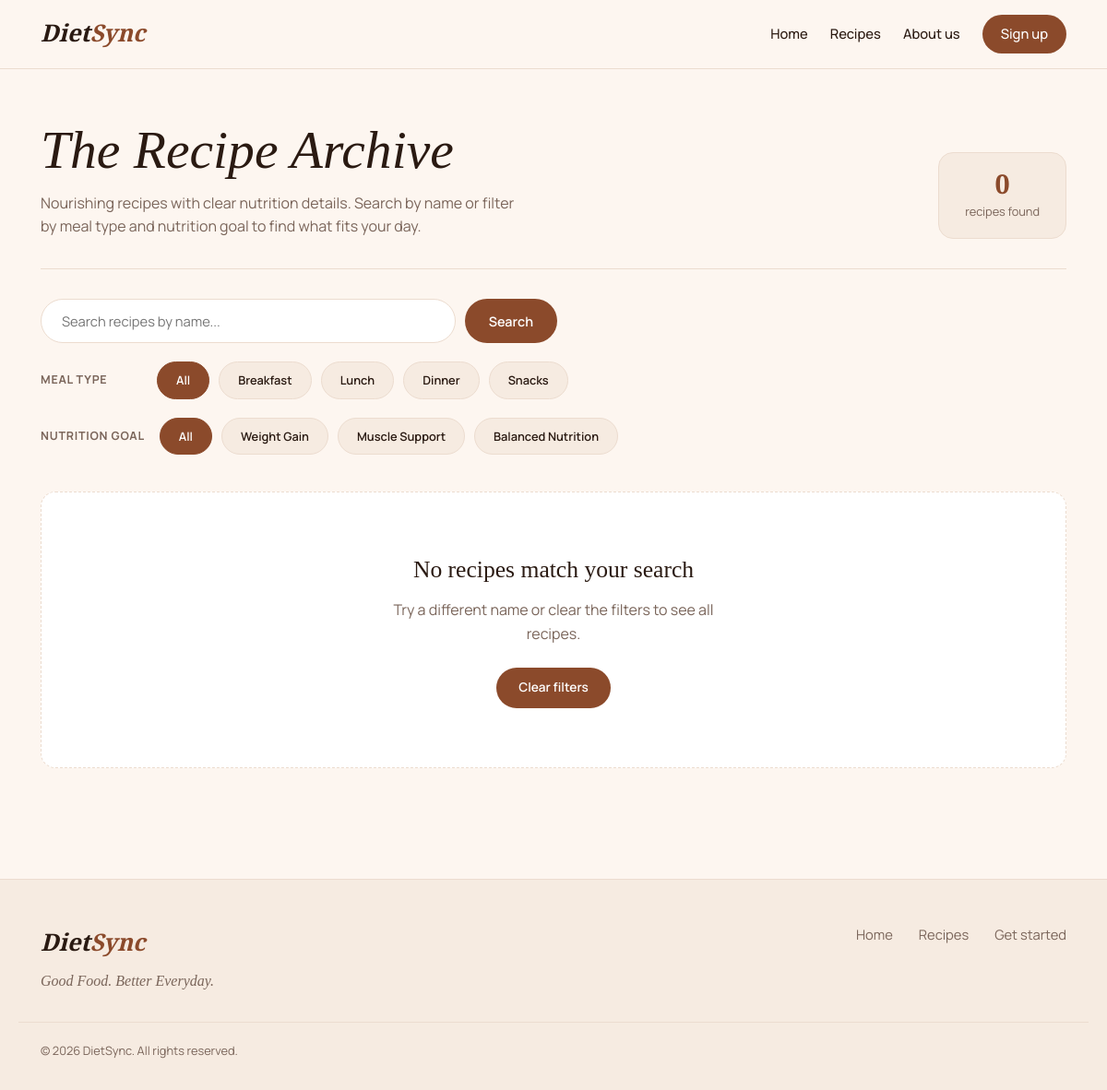
Before: /recipes/ with the older database file.
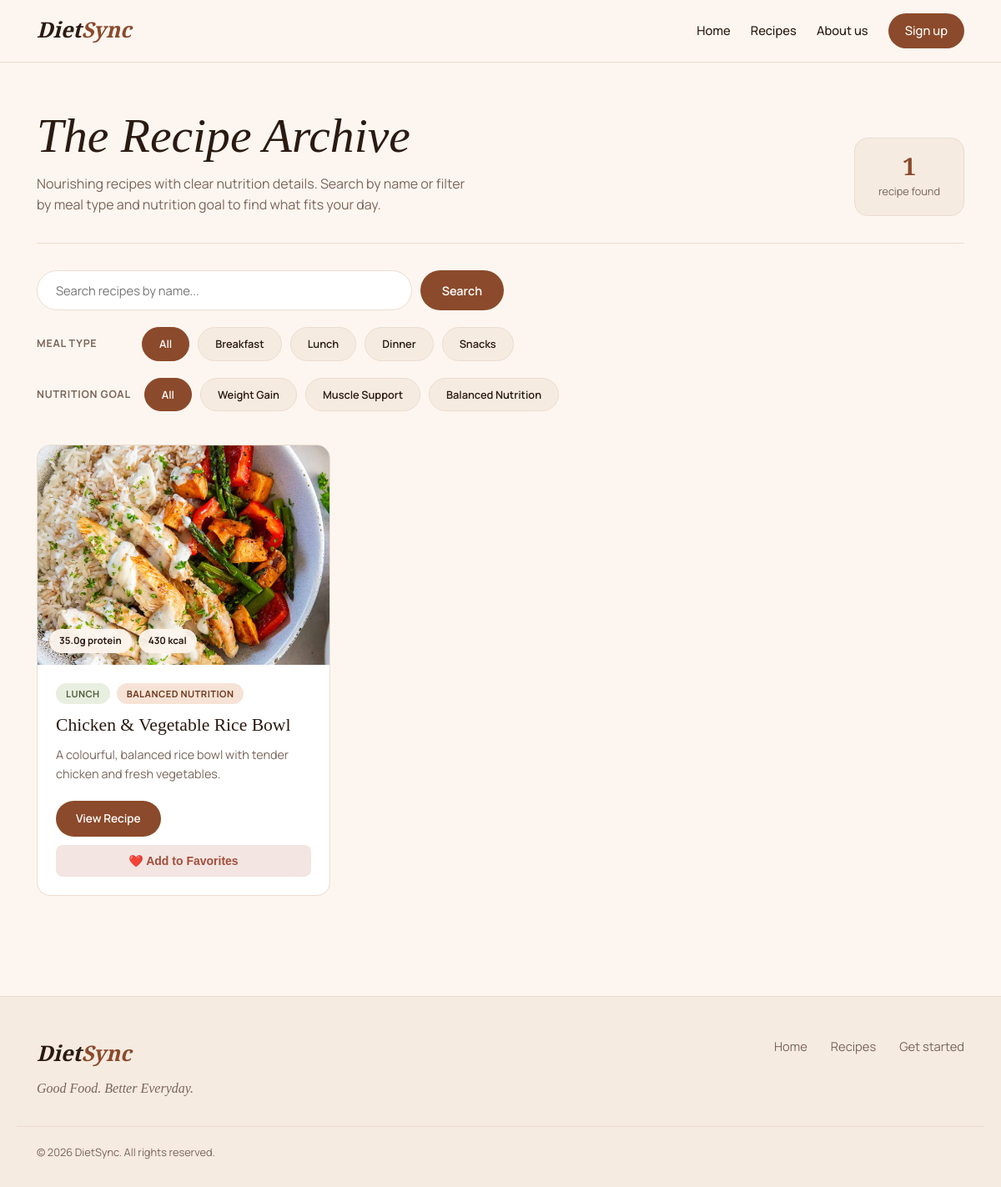
After: the same page with the newer database file.
### core/models.py (models this page shows, shortened)
class Recipe(models.Model):
    MEAL_TYPES = [
        ("breakfast", "Breakfast"),
        ("lunch", "Lunch"),
        ("dinner", "Dinner"),
        ("snack", "Snacks"),
    ]
    CATEGORIES = [
        ("weight_gain", "Weight Gain"),
        ("muscle_support", "Muscle Support"),
        ("balanced", "Balanced Nutrition"),
    ]
    title = models.CharField(max_length=200)
    description = models.TextField()
    image = models.ImageField(upload_to="recipes/")
    ingredients = models.TextField()
    instructions = models.TextField()
    calories = models.IntegerField(blank=True, null=True)
    protein = models.FloatField(blank=True, null=True)
    carbs = models.FloatField(blank=True, null=True)
    fat = models.FloatField(blank=True, null=True)
    is_featured = models.BooleanField(default=False)
    created_at = models.DateTimeField(auto_now_add=True)
    meal_type = models.CharField(max_length=20, choices=MEAL_TYPES, blank=True)
    nutrition_category = models.CharField(max_length=20, choices=CATEGORIES, blank=True)

### core/views.py (the view)
# urls.py: path("recipes/", recipes_view, name="recipes"),
def recipes_view(request):
    recipes = Recipe.objects.all()
    q = request.GET.get("q", "")
    meal_type = request.GET.get("meal_type", "")
    nutrition = request.GET.get("nutrition", "")
    if q:
        recipes = recipes.filter(title__icontains=q)
    if meal_type:
        recipes = recipes.filter(meal_type=Recipe.MEAL_TYPES)
    if nutrition:
        recipes = recipes.filter(nutrition_category=Recipe.CATEGORIES)
    return render(request, "recipes.html", {"recipes": recipes,"q": q,"meal_type": meal_type,"nutrition": nutrition,"meal_types": Recipe.MEAL_TYPES,"nutrition_categories": Recipe.CATEGORIES,})

### core/templates/recipes.html (shortened to what this page needs)
{% extends "core_base.html" %}
{% load static %}
{% block extra_css %}
<link rel="stylesheet" href="{% static 'css/recipes.css' %}">
{% endblock %}
{% block content %}
<section class="recipes-page">
<div class="rp-container">
<div class="rp-header">
<div class="rp-header-text">
<h1>The Recipe Archive</h1>
<p>Nourishing recipes with clear nutrition details. Search by name or filter by meal type and nutrition goal to find what fits your day.</p>
</div>
<div class="rp-count">
<strong>{{ recipes|length }}</strong>
<span>{{ recipes|length|pluralize:"recipe,recipes" }} found</span>
</div>
</div>
<div class="rp-controls">
<form method="get" action="{% url 'recipes' %}" class="rp-search">
<input type="text" name="q" value="{{ q }}" placeholder="Search recipes by name...">
<button type="submit">Search</button>
</form>
<div class="rp-filter-group">
<span class="rp-filter-label">Meal type</span>
<div class="rp-pills">
<a href="{% url 'recipes' %}?q={{ q|urlencode }}&nutrition={{ nutrition }}" class="rp-pill {% if not meal_type %}active{% endif %}">All</a>
{% for value, label in meal_types %}
<a href="{% url 'recipes' %}?q={{ q|urlencode }}&meal_type={{ value }}&nutrition={{ nutrition }}" class="rp-pill {% if meal_type == value %}active{% endif %}">{{ label }}</a>
{% endfor %}
</div>
</div>
<div class="rp-filter-group">
<span class="rp-filter-label">Nutrition goal</span>
<div class="rp-pills">
<a href="{% url 'recipes' %}?q={{ q|urlencode }}&meal_type={{ meal_type }}" class="rp-pill {% if not nutrition %}active{% endif %}">All</a>
{% for value, label in nutrition_categories %}
<a href="{% url 'recipes' %}?q={{ q|urlencode }}&meal_type={{ meal_type }}&nutrition={{ value }}" class="rp-pill {% if nutrition == value %}active{% endif %}">{{ label }}</a>
{% endfor %}
</div>
</div>
</div>
{% if recipes %}
<div class="rp-grid">
{% for recipe in recipes %}
<article class="rp-card">
<div class="rp-media">
{% if recipe.image %}
<img src="{{ recipe.image.url }}" alt="{{ recipe.title }}">
{% else %}
<div class="rp-media-blank"></div>
{% endif %}
<div class="rp-chips">
{% if recipe.protein %}<span>{{ recipe.protein }}g protein</span>{% endif %}
{% if recipe.calories %}<span>{{ recipe.calories }} kcal</span>{% endif %}
</div>
</div>
<div class="rp-body">
<div class="rp-tags">
{% if recipe.meal_type %}<span class="rp-tag">{{ recipe.get_meal_type_display }}</span>{% endif %}
{% if recipe.nutrition_category %}<span class="rp-tag rp-tag-alt">{{ recipe.get_nutrition_category_display }}</span>{% endif %}
</div>
<h3>{{ recipe.title }}</h3>
<p class="rp-desc">{{ recipe.description|truncatewords:20 }}</p>
<a href="/recipes/{{ recipe.pk }}/" class="rp-btn">View Recipe</a>
<form method="POST" action="{% url 'favorite_toggle' recipe.id %}">
    <button type="submit" class="favorite-button">
        ❤️ Add to Favorites
    </button>
</form>
</div>
</article>
{% endfor %}
</div>
{% else %}
<div class="rp-empty">
<h3>No recipes match your search</h3>
<p>Try a different name or clear the filters to see all recipes.</p>
<a href="{% url 'recipes' %}" class="rp-btn">Clear filters</a>
</div>
{% endif %}
</div>
</section>
{% endblock %}

### core/templates/core_base.html (shortened to what this page needs)
{% load static %}
<!DOCTYPE html>
<html lang="en">
<head>
<link rel="stylesheet" href="{% static 'css/base.css' %}">
{% block extra_css %}{% endblock %}
</head>
<body>
<header class="site-header">
<div class="site-header-inner">
<a href="/" class="logo">Diet<span>Sync</span></a>
<nav class="site-nav">
<a href="/">Home</a>
<a href="{% url 'recipes' %}">Recipes</a>
<a href="{% url 'about' %}">About us</a>
    {% if user.is_authenticated %}
        <a href="/accounts/logout/">Log out</a>
        <a href="/dashboard/">Dashboard</a>
    {% else %}
        <a href="/accounts/register/" class="nav-btn">Sign up</a>
    {% endif %}
</nav>
</div>
</header>
<main>
{% block content %}{% endblock %}
</main>
<footer class="site-footer">
<div class="site-footer-inner">
<div class="footer-brand">
<a href="/" class="logo">Diet<span>Sync</span></a>
<p>Good Food. Better Everyday.</p>
</div>
<div class="footer-links">
<a href="/">Home</a>
<a href="/recipes/">Recipes</a>
<a href="/accounts/register/">Get started</a>
</div>
</div>
<div class="footer-bottom">
<p>&copy; 2026 DietSync. All rights reserved.</p>
</div>
</footer>
</body>
</html>

### core/static/css/base.css (style rules this page uses)
:root { --bg: #fdf6f0; --bg-soft: #f6ebe1; --surface: #ffffff; --brown: #8b4a2b; --brown-dark: #6f3a20; --text: #2a1a12; --muted: #7a655a; --line: #ecdccf; --radius: 16px; }
* { box-sizing: border-box; margin: 0; padding: 0; }
html { scroll-behavior: smooth; }
body { font-family: "Manrope", sans-serif; background: var(--bg); color: var(--text); line-height: 1.6; }
a { color: inherit; text-decoration: none; }
img { max-width: 100%; display: block; }
.site-header { position: sticky; top: 0; z-index: 50; background: rgba(253, 246, 240, 0.92); backdrop-filter: blur(8px); border-bottom: 1px solid var(--line); }
.site-header-inner { max-width: 1160px; margin: 0 auto; padding: 16px 24px; display: flex; align-items: center; justify-content: space-between; }
.logo { font-family: "Playfair Display", serif; font-size: 1.6rem; font-weight: 600; font-style: italic; }
.logo span { color: var(--brown); }
.site-nav { display: flex; align-items: center; gap: 24px; font-size: 0.92rem; font-weight: 500; }
.site-nav a { transition: color 0.25s ease; }
.site-nav .nav-btn { background: var(--brown); color: #fff; padding: 9px 20px; border-radius: 999px; transition: background 0.25s ease; }
.site-footer { background: var(--bg-soft); border-top: 1px solid var(--line); margin-top: 40px; }
.site-footer-inner { max-width: 1160px; margin: 0 auto; padding: 48px 24px 32px; display: flex; justify-content: space-between; gap: 32px; flex-wrap: wrap; }
.footer-brand p { margin-top: 8px; color: var(--muted); font-family: "Playfair Display", serif; font-style: italic; }
.footer-links { display: flex; gap: 28px; font-size: 0.92rem; color: var(--muted); }
.footer-bottom { max-width: 1160px; margin: 0 auto; padding: 20px 24px 32px; border-top: 1px solid var(--line); font-size: 0.8rem; color: var(--muted); }

Changed rows visible on the page:
added Recipe: image (picture), protein "35.0", calories "430", meal_type "LUNCH", nutrition_category "BALANCED NUTRITION", title "Chicken & Vegetable Rice Bowl", description "A colourful, balanced rice bowl with tender chicken and fresh vegetables."
Other visible differences:
{{ recipes|length }}: "0" → "1"
text no longer shown: "No recipes match your search Try a different name or clear the filters to see all recipes. Clear filters"
